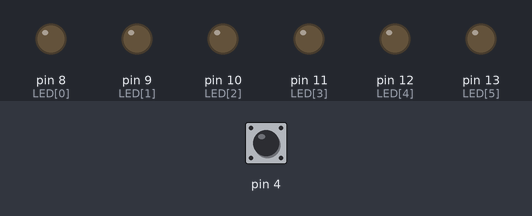
The sketch below on a simulated Arduino Uno, built with avr-gcc and run on an emulated ATmega328P. Shown: output pins drawn as LEDs (lit = HIGH). Dashed ring = blinking. Inputs (shaded band) come from the test bench; at power-on: pin 4 LOW.

Above: at 1.2 s.
1.3 s: pin 4 driven HIGH
At 2.5 s:
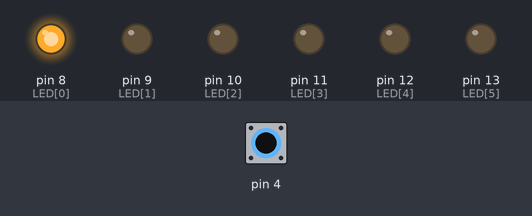
2.8 s: pin 4 pulsed LOW 5 times (0.12 s each, 0.3 s apart)
At 4.4 s:
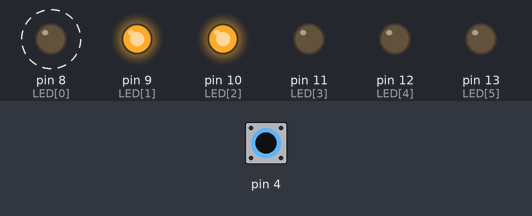
5.8 s: pin 4 pulsed LOW 2 times (0.12 s each, 0.3 s apart)
At 7.2 s:
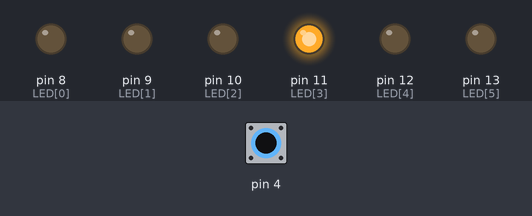
Timing chart, 0 to 8.8 s (numbered marks = the images above; inputs shaded):
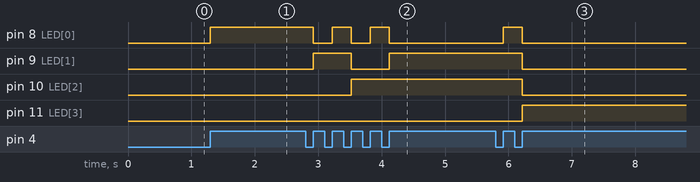

The sketch:

EX03_binary_led_interrupt.ino
```cpp
#include "PinChangeInterrupt.h"

const int LED[6] = {8, 9, 10, 11, 12, 13};
const int SW_0 = 4;
int cnt = 0;

void SW_0_Pressed(void) {
  cnt++;
}

void setup() {
  // put your setup code here, to run once:
  for(int i = 0; i < 6; i++)
  {
    pinMode(LED[i], OUTPUT);
  }

  attachPCINT(digitalPinToPCINT(SW_0), SW_0_Pressed, RISING);
}

void loop() {
  // put your main code here, to run repeatedly:
  for(int i = 0; i < 6; i++)
  {
      digitalWrite(LED[i], cnt & (0x01 << i) ? HIGH : LOW);
  }
}
```

Measured:
- after the input at 1.3 s, pin 8 (LED[0]): LOW → HIGH at once
- after the input at 2.8 s, pin 8 (LED[0]): alternates HIGH for 0.30 s and LOW for 0.30 s, 5 changes in all, then stays LOW, starting after 0.12 s; pin 9 (LED[1]): LOW → HIGH after 0.12 s, → LOW 0.60 s later, → HIGH 0.60 s later; pin 10 (LED[2]): LOW → HIGH after 0.72 s
- after the input at 5.8 s, pin 8 (LED[0]): LOW → HIGH after 0.12 s, → LOW 0.30 s later; pin 9 (LED[1]), pin 10 (LED[2]): HIGH → LOW after 0.42 s; pin 11 (LED[3]): LOW → HIGH after 0.42 s
